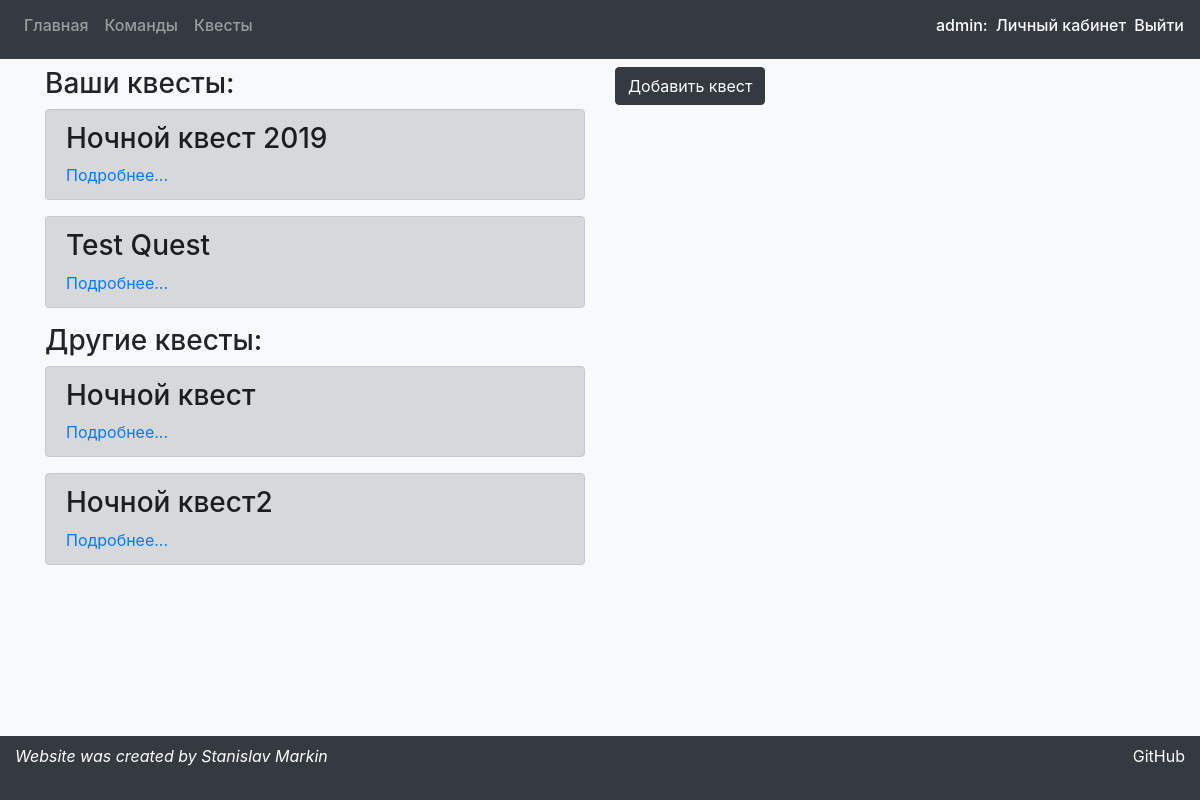
Before: /quests (signed in) with the older database file.
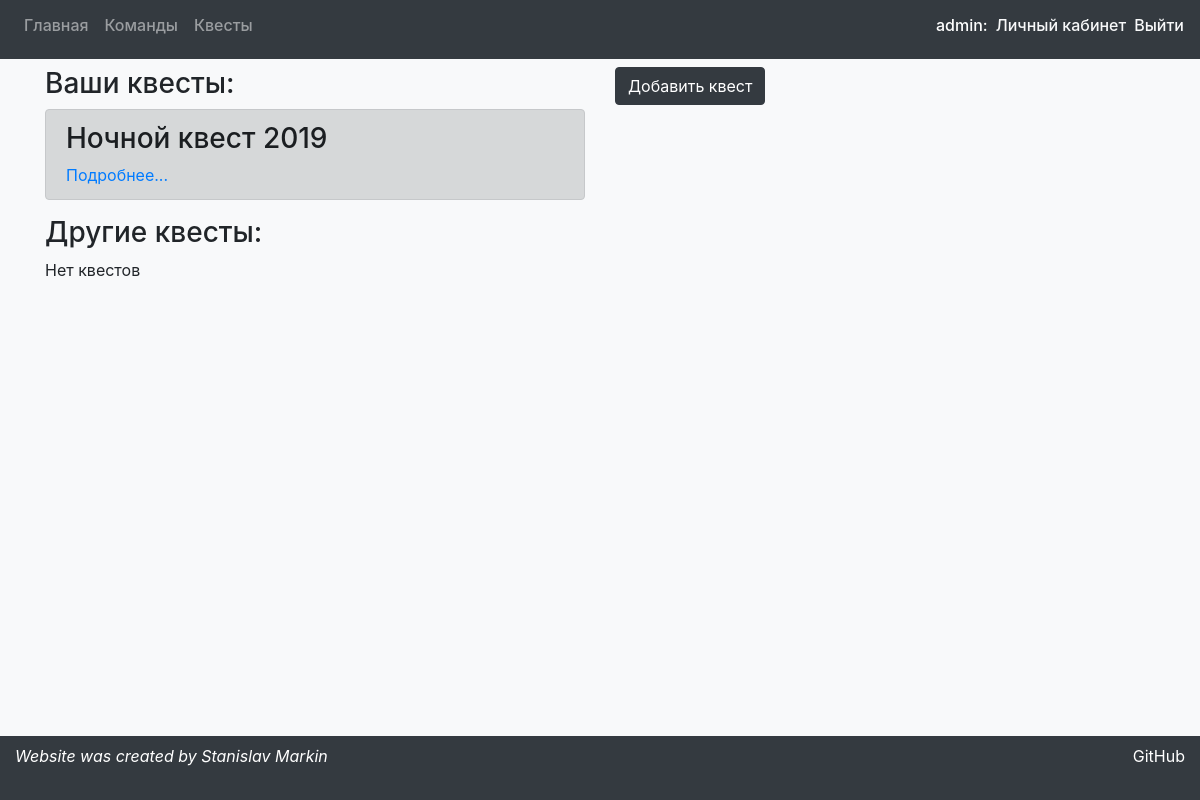
After: the same page with the newer database file.
### preparationApp/models.py (models this page shows, shortened)
class Quest(models.Model):
    title = models.CharField(max_length=30)
    start_date = models.DateTimeField()
    description = models.TextField()
    owner = models.ForeignKey(User, models.CASCADE)

### preparationApp/views.py (the view)
# urls.py: path('quests', views.quests, name='quests'),
def quests(request):
    args = make_args(request)
    args['your_quests'] = list(filter(lambda q: get_user(request.user.username) == q.owner,
                                      models.Quest.objects.all()))
    args['other_quests'] = list(filter(lambda q: get_user(request.user.username) != q.owner,
                                       models.Quest.objects.all()))
    return render(request, 'preparationApp/questsPage.html', args)

### preparationApp/views.py (called while the page is built)
def get_user(name):
    return User.objects.get(username=name)

def make_args(request):
    args = {'message': 'none'}
    if request.session.get('message'):
        args['message'] = request.session.get('message')
        request.session.pop('message')
    return args

### preparationApp/templates/preparationApp/questsPage.html (shortened to what this page needs)
{% extends 'preparationApp/mainWrapper.html' %}
{% block content %}
    <div class="row">
        <div class="col-6">
            <h3>Ваши квесты:</h3>
            {% if your_quests|length == 0 %}
                <p>Нет квестов</p>
            {% else %}
                {% for quest in your_quests %}
                    <div class="alert alert-dark">
                        <h3>{{ quest.title }}</h3>
                        <a href="quests/{{ quest.id }}">Подробнее...</a>
                    </div>
                {% endfor %}
            {% endif %}
            <h3>Другие квесты:</h3>
            {% if other_quests|length == 0 %}
                <p>Нет квестов</p>
            {% else %}
                {% for quest in other_quests %}
                    <div class="alert alert-dark">
                        <h3>{{ quest.title }}</h3>
                        <a href="quests/{{ quest.id }}">Подробнее...</a>
                    </div>
                {% endfor %}
            {% endif %}
        </div>
        <div class="col-6">
            <button type="button" class="btn btn-dark mb-2"
                    data-toggle="collapse" data-target="#quest">
                Добавить квест
            </button>
        </div>
    </div>
{% endblock %}

Changed rows visible on the page:
removed Quest: title "Test Quest", shown under "Ваши квесты:"
removed Quest: title "Ночной квест", shown under "Другие квесты:"
removed Quest: title "Ночной квест2", shown under "Другие квесты:"
Other visible differences:
text now shown: "Нет квестов"
